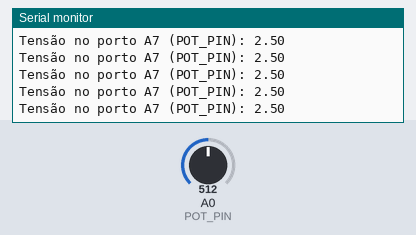
Bench run of a sketch on a simulated Arduino Uno, built with avr-gcc and run on an emulated ATmega328P. On the bench: the last lines printed to the serial monitor. The inputs (shaded band) are chosen by the test bench; at power-on: A0 (POT_PIN) = 512.

Above: at 1.2 s.
1.3 s: A0 (POT_PIN) set to 716
At 1.56 s:
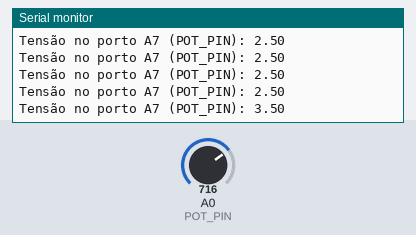
2.8 s: A0 (POT_PIN) set to 900
At 2.97 s:
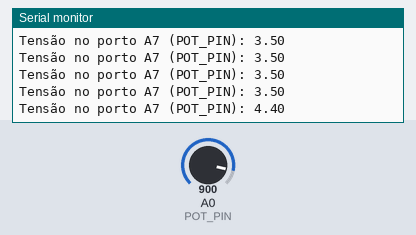
Timing chart, 0 to 5.8 s (numbered marks = the images above; inputs shaded):
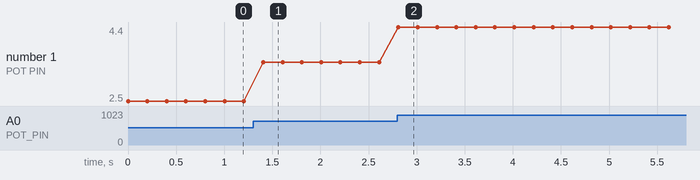

Measured:
- after the input at 1.3 s, the serial monitor: prints a new line after 0.11 s (image 1)
- after the input at 2.8 s, the serial monitor: prints a new line at once (image 2)
- plotted number 1: 2.5 → 3.5 after the input at 1.3 s, 3.5 → 4.4 after the input at 2.8 s

The sketch:

03-AnalogSerial.ino
```cpp
#define POT_PIN       A0

void setup() {
  pinMode(POT_PIN, INPUT);
  Serial.begin(9600);
}

void loop() {
  int analogValue = analogRead(POT_PIN);  // analogValue - [0, 1023]
  double voltage = analogValue/204.6;     // voltage - [0, 5] V
  Serial.print("Tensão no porto A7 (POT_PIN): ");
  Serial.println(voltage);
  delay(200);
}
```
